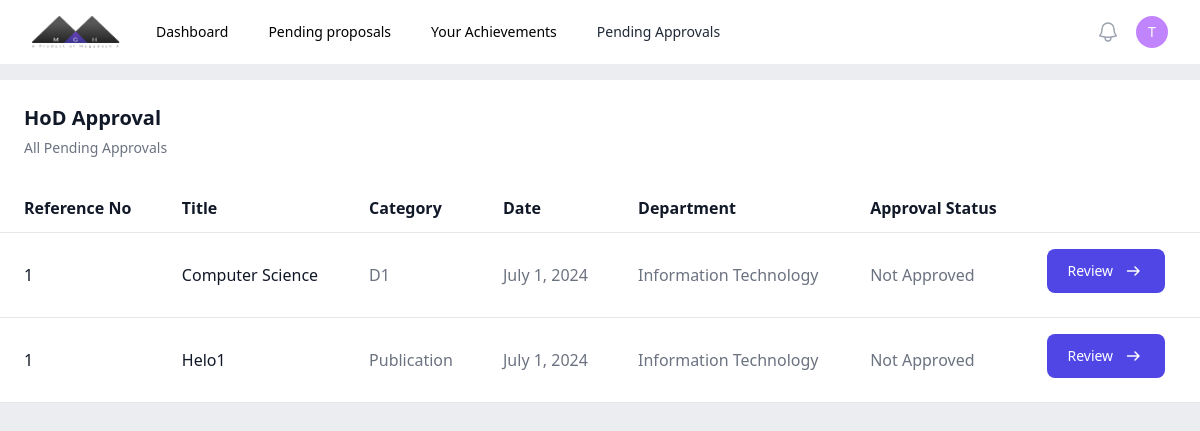
/pendingapprovals/ (signed in), run on an earlier commit of the app's database.
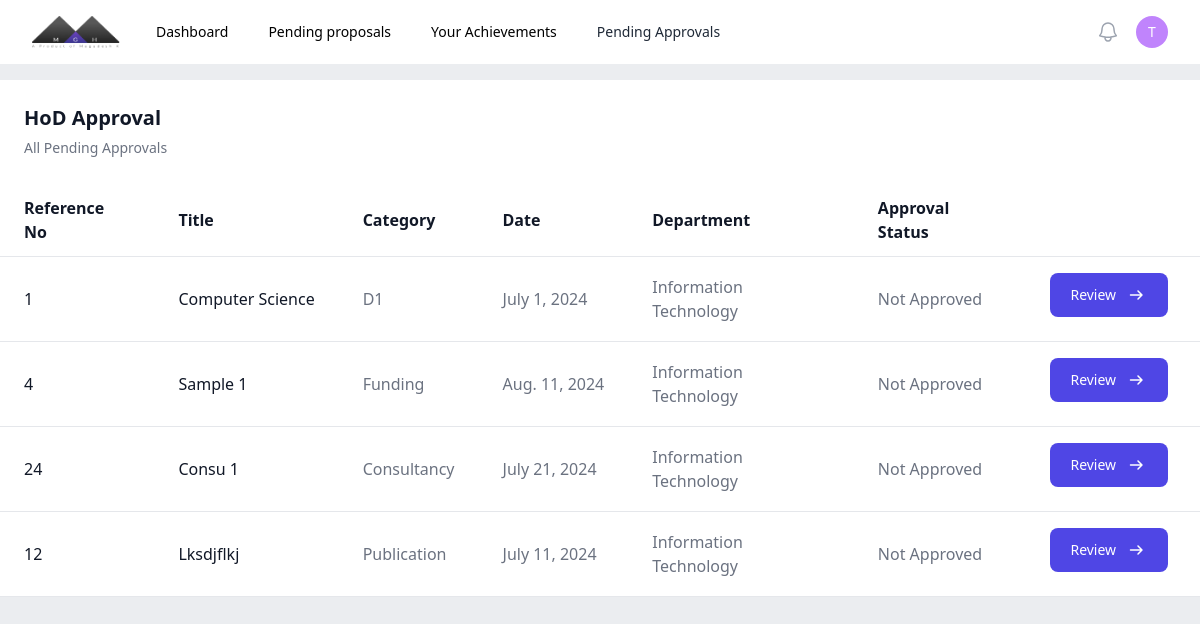
And on a later commit of the database.
### controller/models.py (models this page shows, shortened)
class achievements(models.Model):
    statuses = [
        ('Not Approved', 'Not Approved'),
        ('HoD Approved', 'HoD Approved'),
        ('Controller Approved', 'Controller Approved')
    ]
    title = models.CharField(max_length=150)
    staff = models.ManyToManyField(staff)
    department = models.ForeignKey(department, on_delete=models.SET_NULL, null=True)
    achievementid = models.PositiveIntegerField()
    date = models.DateField()
    category = models.ForeignKey('rewardcategory', on_delete=models.SET_NULL, null=True)
    approvalstatus = models.CharField(max_length=50, choices=statuses, default='Not Approved')
    class Meta:
        verbose_name = "Achievement"
        verbose_name_plural = "All Acheivements"

class rewardcategory(models.Model):
    name = models.CharField(max_length=75)
    criterias = models.ManyToManyField(criteria)
    class Meta:
        verbose_name = 'Reward Category'
        verbose_name_plural = 'Reward Categories'

### authentication/models.py (models this page shows)
class department(models.Model):
    name = models.CharField(max_length=50)
    hod = models.OneToOneField('staff', on_delete=models.SET_NULL, null=True, blank=True, related_name='hod')
    def __str__(self):
        return self.name

### controller/decorator.py (the view)
    def wrapper(request, *args, **kwargs):
        if request.user.groups.filter(Q(name='HoD') | Q(name='Controller')).exists():
            return view(request, *args, **kwargs)
        else:
            return HttpResponse("Your are restricted from viewing this page")

### controller/decorator.py (called while the page is built)
def is_moderator(view):
    def wrapper(request, *args, **kwargs):
        if request.user.groups.filter(Q(name='HoD') | Q(name='Controller')).exists():
            return view(request, *args, **kwargs)
        else:
            return HttpResponse("Your are restricted from viewing this page")
    return wrapper

### controller/views.py (called while the page is built)
@is_moderator
def pendingapprovals(request):
    if request.user.groups.filter(name='HoD').exists():
        objects = achievements.objects.filter(Q(approvalstatus='Not Approved'), Q(department=request.user.dept)).distinct()
    else:
        objects = achievements.objects.filter(approvalstatus='HoD Approved')
    return render(request, 'controller/pendingapprovals.html', {'objects':objects})

### controller/templates/controller/pendingapprovals.html (shortened to what this page needs)
{% load static tailwind_tags %}
<!DOCTYPE html>
<html lang="en">
<head>
    {% tailwind_css %}
</head>
<body class="bg-[#ebedf0]">
    {% include 'central/nav.html' %}
    <div class="bg-white mt-4 max-w-[100vw] overflow-hidden relative">
        <div class="p-6">
            <h3 class="text-xl font-semibold leading-7 text-gray-900">{{request.user.groups.first.name}} Approval</h3>
            <p class="mt-1 max-w-2xl text-sm leading-6 text-gray-500">All Pending Approvals</p>
        </div>
        <div class="overflow-x-scroll">
        <table class="max-w-full text-left min-h-full text-gray-500 bg-white dark:text-gray-400 rounded-md overflow-x-auto w-full">
            <thead class="border-b text-gray-900 dark:text-gray-400">
                <tr>
                    <th scope="col" class="px-6 py-3">
                        Reference No
                    </th>
                    <th scope="col" class="px-6 py-3">
                        Title
                    </th>
                    <th scope="col" class="px-6 py-3">
                        Category
                    </th>
                    <th scope="col" class="px-6 py-3">
                        Date
                    </th>
                    <th scope="col" class="px-6 py-3">
                        Department
                    </th>
                    <th scope="col" class="px-6 py-3">
                        Approval Status
                    </th>
                </tr>
            </thead>
            <tbody>
                {% for object in objects %}
                <tr class="border-b hover:bg-slate-100">
                    <td scope="row" class="hover:underline px-6 py-4 font-medium text-gray-900 whitespace-nowrap">
                        {{object.achievementid}}
                    </td>
                    <td scope="row" class="hover:underline px-6 py-4 font-medium text-gray-900 whitespace-nowrap">
                        <a href="{% url 'approvalapplication' category=object.category.name id=object.achievementid %}">
                        {{object.title|title}}
                        </a>
                    </td>
                    <td scope="row" class="px-6 py-4">
                        {{object.category.name | title}}
                    </td>
                    <td scope="row" class="hover:underline px-6 py-4 whitespace-nowrap">
                        {{object.date}}
                    </td>
                    <td class="px-6 py-4">
                        {{object.department}}
                    </td>
                    <td class="px-6 py-4">
                        {{object.approvalstatus}}
                    </td>
                    <td class="px-6 py-4">
                        <a href="{% url 'approvalapplication' category=object.category.name id=object.achievementid %}">
                            <button type="button" class=" flex gap-2 items-center justify-between text-white bg-[#4f46e5] hover:bg-[#645cff] focus:ring-4 focus:ring-blue-300 font-medium rounded-lg text-sm px-5 py-2.5 me-2 mb-2 dark:bg-blue-600 dark:hover:bg-blue-700 focus:outline-none dark:focus:ring-blue-800">
                                Review
                                <img src="{% static 'images/arrowright.svg' %}" class="min-w-[20px] min-h-[20px]">
                            </button>
                          </a>
                    </td>
                </tr>
                {% endfor %}
            </tbody>
            </table>
        </div>
    </div>
</body>
</html>

What changed in the data, as far as the page shows it:
no longer on this page (row edited): achievements: achievementid "1", title "Helo1", category.name "Publication", date "July 1, 2024", department "Information Technology", approvalstatus "Not Approved"
added achievements: achievementid "4", title "Sample 1", category.name "Funding", date "Aug. 11, 2024", department "Information Technology", approvalstatus "Not Approved"
added achievements: achievementid "24", title "Consu 1", category.name "Consultancy", date "July 21, 2024", department "Information Technology", approvalstatus "Not Approved"
added achievements: achievementid "12", title "Lksdjflkj", category.name "Publication", date "July 11, 2024", department "Information Technology", approvalstatus "Not Approved"
